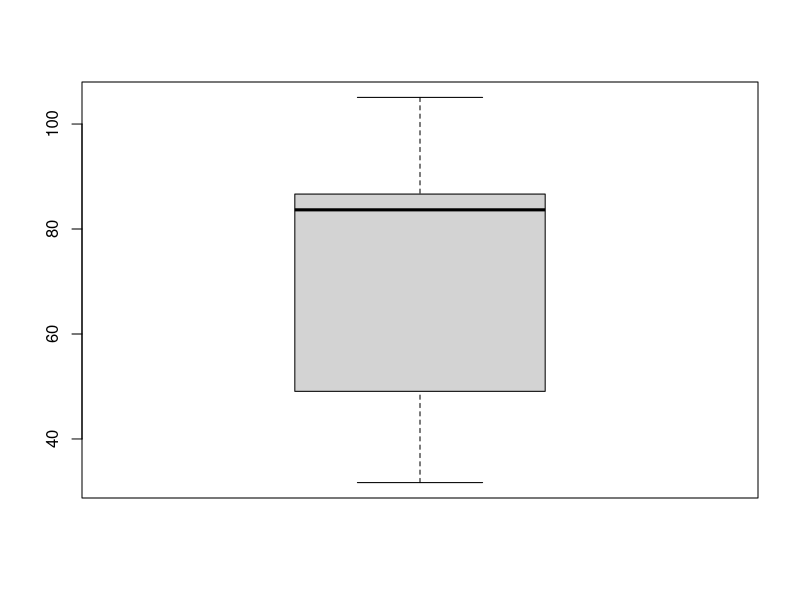
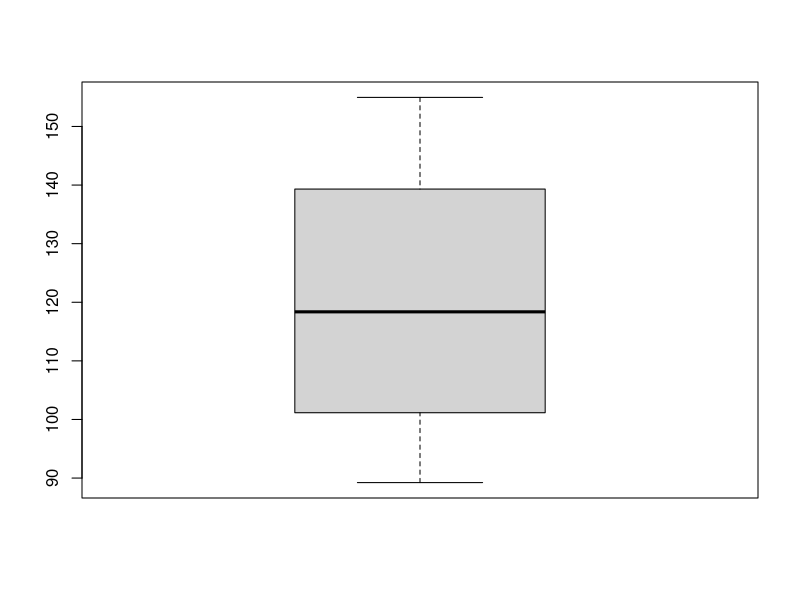
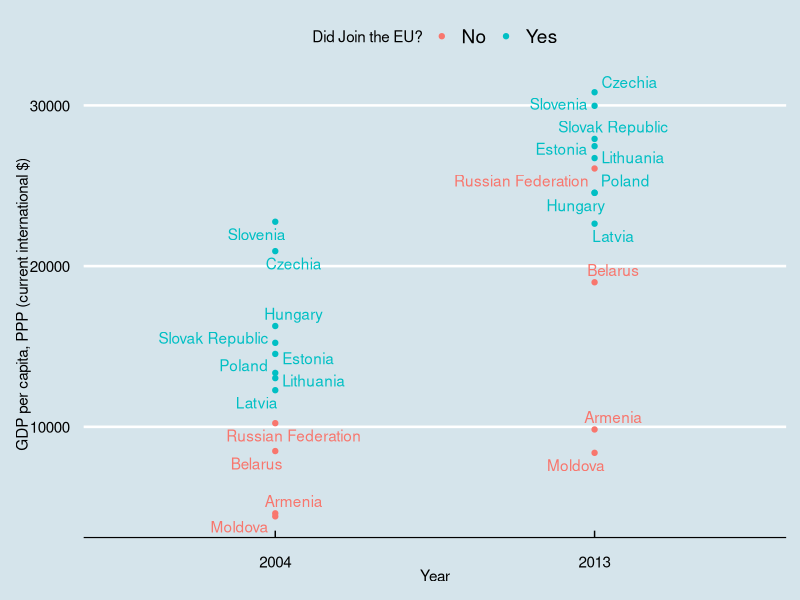
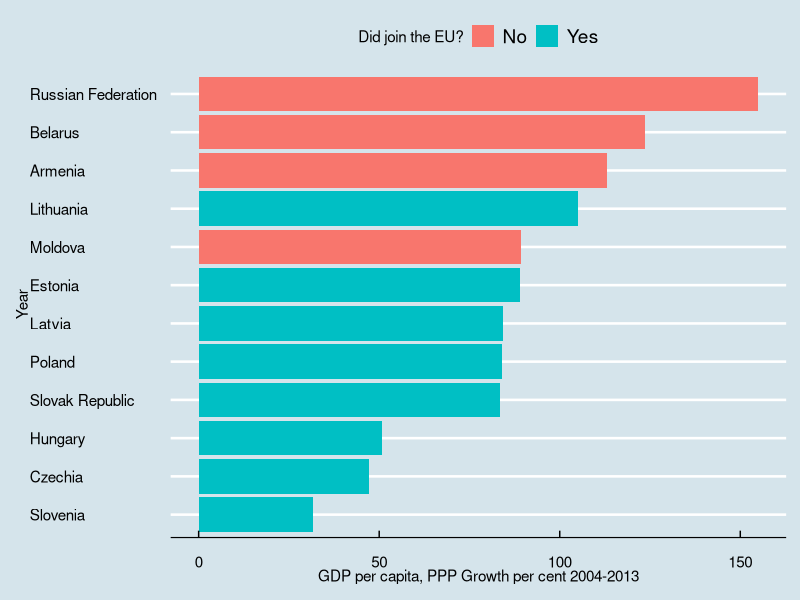

These figures' R source, in order:
# Group L First Project
## Emirhan Yücel 2020302264
## Mübin Salih Sarıçiçek 2020302243
## Sayhan Yalvaçer 2019202063

# Research Question: Did former Eastern Bloc countries that joined the EU in 2004 enjoy higher GDP PPP per capita growth rates?
# Introduction of the Dataset: Data from the database: World Development Indicators, Last Updated: 09/16/2022
# Link for the dataset: https://www.dropbox.com/s/fuuagwlepwu0gvh/8ec8a9c3-0191-4773-b494-c992bbc85257_Data.csv?dl=0
# Independent Variables: Joining the EU in 2004
# Dependent Variables: GDP PPP per capita Growth
# Hypothesis: Eastern Bloc countries that did not join the EU in 2004 had higher GDP PPP per capita growth rates between 2004-2013
# Strategy: Subset EU and non-EU countries, compute the mean GDP PPP per capita growth rates between 2004-2013 for both the EU and non-EU former Eastern Bloc countries, and compare their GDP to see which one is higher
# Interpretation: Former Eastern Bloc countries that did not join the EU in 2004 enjoyed higher GDP growth rates throughout the following decade

# Load the required packages
if (!require(tidyverse)) install.packages('tidyverse')
library(tidyverse)
if (!require(ggthemes)) install.packages('ggthemes')
library(ggthemes)
if (!require(ggrepel)) install.packages('ggrepel')
library(ggrepel)

# Read the dataset by using readr
polsdata <- read_csv("8ec8a9c3-0191-4773-b494-c992bbc85257_Data.csv")

# Omit N/A values from the dataset
polsdata <- na.omit(polsdata)

# Explore the dataset
head(polsdata)
nrow(polsdata)

# Rename the columns
colnames(polsdata) <- c("country",
                        "country_code",
                        "series",
                        "series_code",
                        "2004",
                        "2013")

# Extract the countries from the dataset
Countries <- polsdata$country

# Extract the 2004 GDP per capita PPP data
GDP_Per_cap_PPP_2004 <- polsdata$`2004`

# Extract the 2013 GDP per capita PPP data
GDP_Per_cap_PPP_2013 <- polsdata$`2013`

# Create a new dataframe for research
polsdata_new <- data.frame(Countries, 
                           GDP_Per_cap_PPP_2004,
                           GDP_Per_cap_PPP_2013)
# Examine
polsdata_new
# Growth rates
Growth <- ((polsdata_new$GDP_Per_cap_PPP_2013 - polsdata_new$GDP_Per_cap_PPP_2004) / polsdata_new$GDP_Per_cap_PPP_2004) * 100
# Examine
Growth

# Add as a new column to the data frame
polsdata_new$Growth <- Growth

# Which countries joined the EU in 2004?
Joined_EU <- c(TRUE, TRUE, TRUE, TRUE, TRUE, TRUE, TRUE, TRUE, FALSE, FALSE, FALSE, FALSE)

# Add to the dataframe
polsdata_new$Joined_EU <- Joined_EU

# Control and Treatment Groups
## Control group: Former Eastern Bloc countries that did not join the EU
## Treatment group: Former Eastern Bloc countries that joined EU in 2004
# Treatment: Joining the EU in 2004

# Treatment Group:
polsdata_new_EU <- polsdata_new %>%
  filter(Joined_EU)

# Control Group:
polsdata_new_NON_EU <- polsdata_new %>%
  filter(!Joined_EU)

# Boxplots
boxplot(polsdata_new_EU$Growth, 
        outline = TRUE)
boxplot(polsdata_new_NON_EU$Growth,
        outline = TRUE)
# Find mean growth rates
EU_Growth_mean <- mean(polsdata_new_EU$Growth)
NON_EU_Growth_mean <- mean(polsdata_new_NON_EU$Growth)

# Find the difference of means
difference <- NON_EU_Growth_mean - EU_Growth_mean

# Examine
difference

# Calculate the standard deviations
n1 <- nrow(polsdata_new_EU)
n2 <- nrow(polsdata_new_NON_EU)

sd1 <- sd(polsdata_new_EU$Growth)
sd2 <- sd(polsdata_new_NON_EU$Growth)
# Calculate the standard error
se <- sqrt(( sd1 ^ 2 / n1 ) + (sd2 ^ 2 / n2))

# Maximum growth: Russian Federation, ~154.95%
max(polsdata_new$Growth)
# Minimum growth: Slovenia, ~31.68%
min(polsdata_new$Growth)
# Median growth: ~86.65%
median(polsdata_new$Growth)
# Quartiles
quantile(polsdata_new$Growth,
         probs = seq(0, 1, 0.25),
         digits = 2)
# Inter-quartile range
IQR(polsdata_new$Growth,)
# Summarize two groups
polsdata_new %>%
  group_by(Joined_EU) %>%
    summarize("2004 per capita PPP mean" = mean(GDP_Per_cap_PPP_2004),
              "2004 per capita PPP mean" = mean(GDP_Per_cap_PPP_2013),
              "Mean growth" = mean(Growth),
              "Maximum growth" = max(Growth),
              "Minimum growth" = min(Growth))
# Significance Test
# HA = Mean GDP per capia PPP growth rates between 2004 and 2013 for former Eastern Bloc countries that joined and did not join the EU are different
# H0 = Mean GDP per capita PPP growth rates 2004 and 2013 for former Eastern Bloc countries that joined and did not join the EU are equal
t <- difference / se
pt(t, n1 + n2 - 1, lower.tail = FALSE)
t_test <- t.test(polsdata_new_NON_EU$Growth, 
                 polsdata_new_EU$Growth, 
                 paired = FALSE,
                 conf.level = 0.95)
# Is it statistically significant?
t_test$p.value < 0.05
# We are able to reject the null-hypothesis

# Confidence interval
## (y1 - y2) ± (t * se)
## Calculate degrees of freedom using Welch–Satterthwaite equation
degrees_of_freedom <- (sd2 ^ 2 / n2 + sd1 ^ 2 / n1) ^ 2 / (sd1 ^ 4 / ((n1 ^ 2 * (n1 - 1))) + sd2 ^ 4/((n2 ^ 2 * (n2 - 1))))
## Calculate the t-score
t_score <- qt(0.975, degrees_of_freedom)
## Calculate the boundaries
lower_boundary <- difference - t_score * se
upper_boundary <- difference + t_score * se
## Concatenate
ci <- c(lower_boundary, upper_boundary)

# Preparation for plotting
## 1st plot
### Extract 2004 data
pols_4_plot_2004 <- data.frame(polsdata$country, polsdata$`2004`)
pols_4_plot_2004$Year <- rep(c(2004), each = n1 + n2)
colnames(pols_4_plot_2004) <- c("Country",
                                "GDP PPP Per capita",
                                "Year")

pols_4_plot_2004$"Did Join the EU?" <- Joined_EU
### Extract 2013 data
pols_4_plot_2013 <- data.frame(polsdata$country, polsdata$`2013`)
pols_4_plot_2013$Year <- rep(c(2013), each = n1 + n2)

colnames(pols_4_plot_2013) <- c("Country",
                                "GDP PPP Per capita",
                                "Year")
pols_4_plot_2013$"Did Join the EU?" <- Joined_EU
## Bind
pols_4_plot <- rbind(pols_4_plot_2004, pols_4_plot_2013)
### Replace the logical values with strings i. e. "Yes" or "No"
pols_4_plot$`Did Join the EU?` <- gsub(FALSE,
                                       "No",
                                       pols_4_plot$`Did Join the EU?`)

pols_4_plot$`Did Join the EU?` <- gsub(TRUE,
                                       "Yes",
                                       pols_4_plot$`Did Join the EU?`)

## 2nd plot
### Select the required data from the dataframe
growth_4_plot <- select(polsdata_new,
                        Growth,
                        Countries,
                        Joined_EU)

growth_4_plot$Joined_EU <- gsub(FALSE,
                                "No",
                                growth_4_plot$Joined_EU)

growth_4_plot$Joined_EU <- gsub(TRUE,
                                "Yes",
                                growth_4_plot$Joined_EU)
### Sort by growth rate
growth_4_plot <- growth_4_plot %>%
  arrange(desc(Growth))
# Plotting
ggplot(pols_4_plot,
       aes(x = factor(Year),
          y = `GDP PPP Per capita`,
          color = `Did Join the EU?`,
          label = Country)) +
          geom_point() +
          theme_economist() +
          xlab("Year") +
          ylab("GDP per capita, PPP (current international $)") +
          geom_text_repel(show.legend = FALSE)

ggplot(growth_4_plot,
       aes(x = fct_reorder(Countries, Growth),
           y = Growth, fill = Joined_EU)) +
          geom_col() +
          xlab("Year") +
          ylab("GDP per capita, PPP Growth per cent 2004-2013") +
          coord_flip() +
          theme_economist() +
          scale_fill_discrete("Did join the EU?")                                                                                                                                                                 
                                                                                                                                                                                                         
